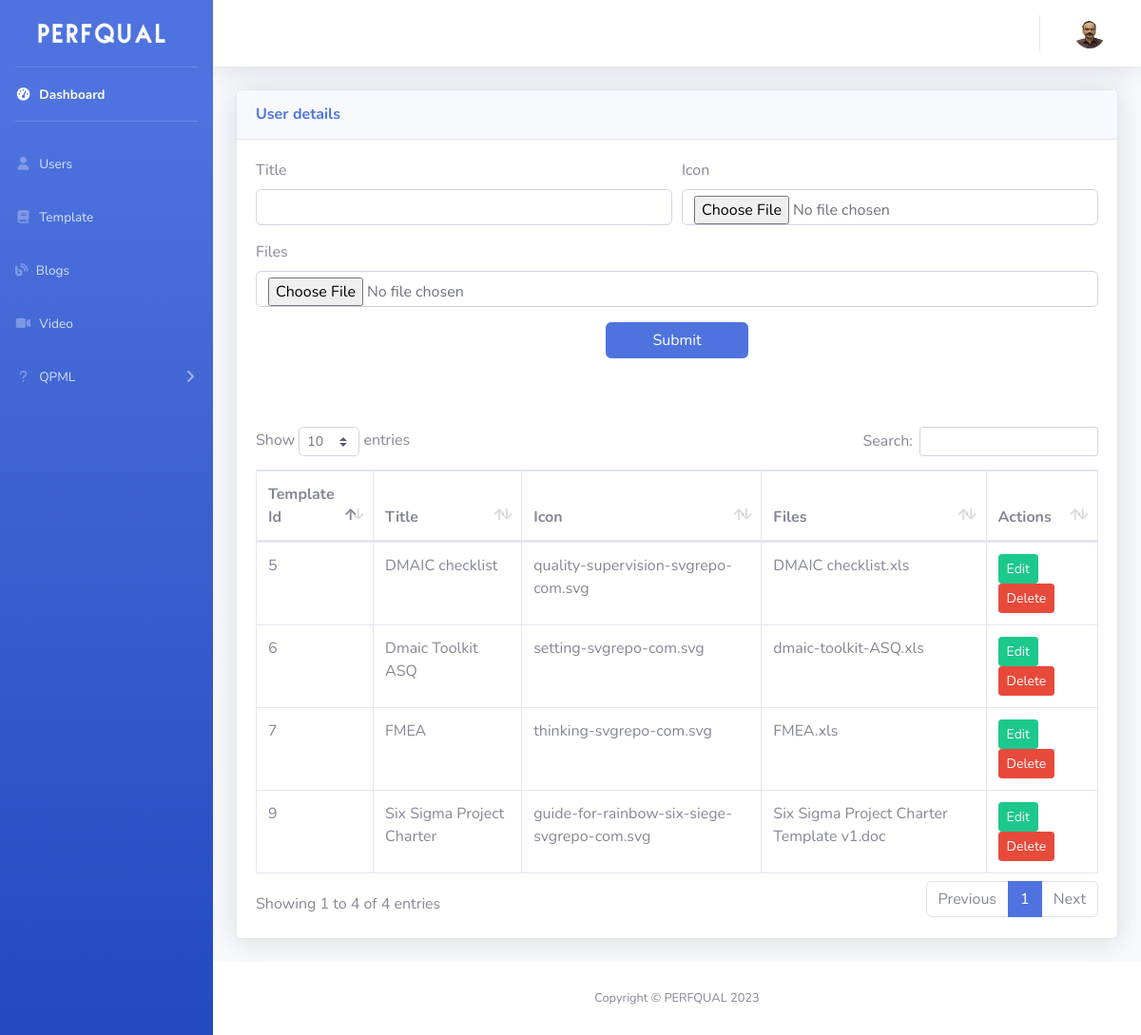
Screenshot of /admin/Template.php (signed in) with the database file from the repository.
### tables this page shows
CREATE TABLE `template` (
  `t_id` int(11) NOT NULL,
  `t_name` varchar(100) NOT NULL,
  `t_icon` varchar(300) NOT NULL,
  `t_files` varchar(300) NOT NULL
);

### admin/Template.php (the view, shortened to what this page needs)
<?php include 'partial/header.php';
?>
<div class="container-fluid">
    <div class="card shadow mb-4">
        <div class="card-header py-3">
            <h6 class="m-0 font-weight-bold text-primary">User details</h6>
        </div>
        <div class="card-body">
            <form method="POST" enctype="multipart/form-data" class="needs-validation">
                <div class="form-row">
                    <div class="col-md-6 mb-3">
                        <label for="validationTooltip01">Title</label>
                        <input type="text" name="title" class="form-control" required>
                    </div>
                    <div class="col-md-6 mb-3">
                        <label for="validationTooltip01">Icon</label>
                        <input type="file" name="icon" class="form-control" required>
                    </div>
                </div>
                <div class="form-row">
                    <div class="col-md-12 mb-3">
                        <label for="validationTooltip01">Files</label>
                        <input type="file" name="files1" class="form-control" required>
                    </div>
                </div>
                <center>
                    <button class="btn btn-primary" type="submit" style="width: 150px;" name="btn_submit">Submit </button>
                </center>
            </form>
            <br>
            <br>
            <br>
            <div class="table-responsive">
                <table class="table table-bordered" id="dataTable" width="100%" cellspacing="0">
                    <thead>
                        <tr>
                            <th>Template Id</th>
                            <th>Title</th>
                            <th>Icon</th>
                            <th>Files</th>
                            <th>Actions </th>
                        </tr>
                    </thead>
                    <tbody>
                        <?php
                        $sql = mysqli_query($conn, "Select * from template");
                        while ($fetch = mysqli_fetch_array($sql)) {
                        ?>
                            <tr>
                                <td><?php echo $fetch['t_id'] ?></td>
                                <td><?php echo $fetch['t_name'] ?></td>
                                <td><?php echo $fetch['t_icon'] ?></td>
                                <td><?php echo $fetch['t_files'] ?></td>
                                <td>
                                <a href='Edittemplate.php?edit=<?php echo $fetch['t_id']; ?>' class='btn btn-success btn-sm'>Edit</a>
                                <a href='?delete=<?php echo $fetch['t_id']; ?>' class='btn btn-danger btn-sm'>Delete</a>
                                </td>
                            </tr>
                        <?php } ?>
                    </tbody>
                </table>
            </div>
        </div>
    </div>
</div>
</div>
<?php include 'partial/footer.php' ?>

### admin/partial/header.php (shortened to what this page needs)
<!DOCTYPE html>
<html lang="en">
<head>
    <link href="vendor/fontawesome-free/css/all.min.css" rel="stylesheet" type="text/css">
    <link href="vendor/datatables/dataTables.bootstrap4.min.css" rel="stylesheet">
    <link href="css/sb-admin-2.min.css" rel="stylesheet">
    <link rel="stylesheet" href="https://cdnjs.cloudflare.com/ajax/libs/font-awesome/6.3.0/css/all.min.css">
</head>
<body id="page-top">
    <div id="wrapper">
        <ul class="navbar-nav bg-gradient-primary sidebar sidebar-dark accordion" id="accordionSidebar">
            <a class="sidebar-brand d-flex align-items-center justify-content-center" href="index.php">
                <div>
                    <i><img src="../images/perfqual-text.png" alt=""></i>
                </div>
            </a>
            <li class="nav-item active">
                <a class="nav-link" href="index.php">
                    <i class="fas fa-fw fa-tachometer-alt"></i>
                    <span>Dashboard</span></a>
            </li>
            <hr class="sidebar-divider">
            <li class="nav-item">
                <a class="nav-link" href="user.php">
                    <i class="fas fa-fw fa-user"></i>
                    <span>Users</span></a>
            </li>
            <li class="nav-item">
                <a class="nav-link" href="Template.php">
                    <i class="fas fa-fw fa-book"></i>
                    <span>Template</span></a>
            </li>
            <li class="nav-item">
                <a class="nav-link" href="blog.php">
                    <i class="fa-solid fa-blog"></i>
                    <span>Blogs</span></a>
            </li>
            <li class="nav-item">
                <a class="nav-link" href="video.php">
                    <i class="fas fa-fw fa-video"></i>
                    <span>Video</span></a>
            </li>
            <li class="nav-item">
                <a class="nav-link collapsed" href="#" data-toggle="collapse" data-target="#collapseUtilities" aria-expanded="true" aria-controls="collapseUtilities">
                    <i class="fas fa-fw fa-question"></i>
                    <span>QPML</span>
                </a>
            </li>
        </ul>
        <div id="content-wrapper" class="d-flex flex-column">
            <div id="content">
                <nav class="navbar navbar-expand navbar-light bg-white topbar mb-4 static-top shadow">
                    <ul class="navbar-nav ml-auto">
                     <li class="nav-item dropdown no-arrow">
                            <a class="nav-link dropdown-toggle" href="#" id="userDropdown" role="button" data-toggle="dropdown" aria-haspopup="true" aria-expanded="false">
                                <img class="img-profile rounded-circle" src="../images/aboutus.png">
                            </a>
                        </li>
                    </ul>
                </nav>

### admin/partial/footer.php (shortened to what this page needs)
            <footer class="sticky-footer bg-white">
                <div class="container my-auto">
                    <div class="copyright text-center my-auto">
                        <span>Copyright &copy; PERFQUAL 2023</span>
                    </div>
                </div>
            </footer>
        </div>
    </div>
</body>
</html>

### rows the page displays
template: t_id "5", t_name "DMAIC checklist", t_icon "quality-supervision-svgrepo-com.svg", t_files "DMAIC checklist.xls"
template: t_id "6", t_name "Dmaic Toolkit ASQ", t_icon "setting-svgrepo-com.svg", t_files "dmaic-toolkit-ASQ.xls"
template: t_id "7", t_name "FMEA", t_icon "thinking-svgrepo-com.svg", t_files "FMEA.xls"
template: t_id "9", t_name "Six Sigma Project Charter", t_icon "guide-for-rainbow-six-siege-svgrepo-com.svg", t_files "Six Sigma Project Charter Template v1.doc"
